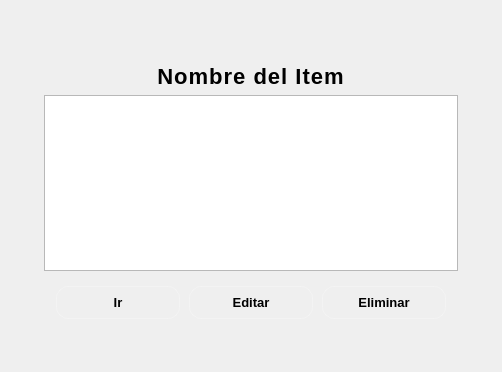
<?xml version="1.0" encoding="UTF-8"?>
<ui version="4.0">
 <class>FuturisticCard</class>
 <widget class="QWidget" name="FuturisticCard">
  <property name="geometry">
   <rect>
    <x>0</x>
    <y>0</y>
    <width>498</width>
    <height>368</height>
   </rect>
  </property>
  <property name="windowTitle">
   <string>FuturisticCard</string>
  </property>
  <property name="styleSheet">
   <string notr="true">/* ---------- BASE ---------- */
#cardFrame{
    border-radius: 24px;
    padding: 24px;
    font-family: &quot;Orbitron&quot;, sans-serif;
    background-color: qlineargradient(x1:0, y1:0, x2:1, y2:1,
        stop:0 rgba(10,15,30,220),
        stop:1 rgba(25,30,60,220));
    border: 2px solid qlineargradient(x1:0, y1:0, x2:1, y2:0,
        stop:0 #00f5d4,
        stop:1 #ff00ff);
}
#iconLabel{
    max-width: 80px;
    max-height: 80px;
    border-radius: 5px;
    border: 2px solid qlineargradient(x1:0, y1:0, x2:1, y2:0,
        stop:0 #00f5d4,
        stop:1 #ff00ff);
}
#nameLabel{
    font-size: 22px;
    font-weight: bold;
    letter-spacing: 1px;
}
#descLabel{
    font-size: 14px;
    letter-spacing: 0.5px;
}
QPushButton{
    border-radius: 12px;
    padding: 8px 16px;
    font-weight: bold;
    font-size: 13px;
    border: 1px solid rgba(255,255,255,60);
    min-width: 90px;
    max-width: 90px;
}

/* ==========================================================
   TEMA NEON
   ========================================================== */
#cardFrame[value=&quot;neon&quot;] #nameLabel{ color: #00f5d4; }
#cardFrame[value=&quot;neon&quot;] #descLabel{ color: #b0b0ff; }
#cardFrame[value=&quot;neon&quot;] QPushButton{
    background: #00f5d4;
    color: #0a0f1e;
}
#cardFrame[value=&quot;neon&quot;] QPushButton:hover{ background: #ffffff; }
#cardFrame[value=&quot;neon&quot;] QPushButton:pressed{ background: #00c7ae; }
#cardFrame[value=&quot;neon&quot;] #descText{
    color: #b0b0ff;
    background: rgba(255,255,255,12);
    border: 1px solid rgba(0,245,212,80);
    border-radius: 10px;
    padding: 8px;
    font-family: &quot;Orbitron&quot;;
    font-size: 13px;
}

/* ==========================================================
   TEMA SUNSET
   ========================================================== */
#cardFrame[value=&quot;sunset&quot;] #nameLabel{ color: #ffcc00; }
#cardFrame[value=&quot;sunset&quot;] #descLabel{ color: #ffb3d9; }
#cardFrame[value=&quot;sunset&quot;] QPushButton{
    background: #ffcc00;
    color: #2e0b18;
}
#cardFrame[value=&quot;sunset&quot;] QPushButton:hover{ background: #ffe066; }
#cardFrame[value=&quot;sunset&quot;] QPushButton:pressed{ background: #cc9900; }
#cardFrame[value=&quot;sunset&quot;] #descText{
    color: #ffb3d9;
    background: rgba(255,255,255,12);
    border: 1px solid rgba(255,204,0,80);
    border-radius: 10px;
    padding: 8px;
    font-family: &quot;Orbitron&quot;;
    font-size: 13px;
}

/* ==========================================================
   TEMA AURORA
   ========================================================== */
#cardFrame[value=&quot;aurora&quot;] #nameLabel{ color: #00ffaa; }
#cardFrame[value=&quot;aurora&quot;] #descLabel{ color: #a0ffd0; }
#cardFrame[value=&quot;aurora&quot;] QPushButton{
    background: #00ffaa;
    color: #002220;
}
#cardFrame[value=&quot;aurora&quot;] QPushButton:hover{ background: #80ffdd; }
#cardFrame[value=&quot;aurora&quot;] QPushButton:pressed{ background: #00cc88; }
#cardFrame[value=&quot;aurora&quot;] #descText{
    color: #a0ffd0;
    background: rgba(255,255,255,12);
    border: 1px solid rgba(0,255,170,80);
    border-radius: 10px;
    padding: 8px;
    font-family: &quot;Orbitron&quot;;
    font-size: 13px;
}

/* ==========================================================
   TEMA LAVA
   ========================================================== */
#cardFrame[value=&quot;lava&quot;] #nameLabel{ color: #ffaa00; }
#cardFrame[value=&quot;lava&quot;] #descLabel{ color: #ffccaa; }
#cardFrame[value=&quot;lava&quot;] QPushButton{
    background: #ffaa00;
    color: #1a0500;
}
#cardFrame[value=&quot;lava&quot;] QPushButton:hover{ background: #ffcc66; }
#cardFrame[value=&quot;lava&quot;] QPushButton:pressed{ background: #cc7700; }
#cardFrame[value=&quot;lava&quot;] #descText{
    color: #ffccaa;
    background: rgba(255,255,255,12);
    border: 1px solid rgba(255,170,0,80);
    border-radius: 10px;
    padding: 8px;
    font-family: &quot;Orbitron&quot;;
    font-size: 13px;
}</string>
  </property>
  <layout class="QVBoxLayout" name="verticalLayout">
   <item>
    <widget class="QFrame" name="cardFrame">
     <property name="minimumSize">
      <size>
       <width>480</width>
       <height>350</height>
      </size>
     </property>
     <property name="maximumSize">
      <size>
       <width>480</width>
       <height>350</height>
      </size>
     </property>
     <property name="styleSheet">
      <string notr="true"/>
     </property>
     <property name="property" stdset="0">
      <string>value</string>
     </property>
     <property name="value" stdset="0">
      <string>neon</string>
     </property>
     <layout class="QVBoxLayout" name="cardLayout">
      <item alignment="Qt::AlignmentFlag::AlignHCenter">
       <widget class="QLabel" name="iconLabel">
        <property name="pixmap">
         <pixmap resource="../assets/resources_qrc/resources.qrc">:/iconos/iconos/carpeta.svg</pixmap>
        </property>
        <property name="scaledContents">
         <bool>true</bool>
        </property>
        <property name="alignment">
         <set>Qt::AlignmentFlag::AlignCenter</set>
        </property>
       </widget>
      </item>
      <item alignment="Qt::AlignmentFlag::AlignHCenter">
       <widget class="QLabel" name="nameLabel">
        <property name="text">
         <string>Nombre del Item</string>
        </property>
        <property name="alignment">
         <set>Qt::AlignmentFlag::AlignCenter</set>
        </property>
        <property name="wordWrap">
         <bool>true</bool>
        </property>
       </widget>
      </item>
      <item>
       <widget class="QPlainTextEdit" name="descText">
        <property name="readOnly">
         <bool>true</bool>
        </property>
        <property name="plainText">
         <string/>
        </property>
        <property name="placeholderText">
         <string>Aquí estará la descripción de la tarjeta</string>
        </property>
       </widget>
      </item>
      <item>
       <widget class="QWidget" name="buttonWidget" native="true">
        <layout class="QHBoxLayout" name="buttonLayout">
         <item>
          <widget class="QPushButton" name="goButton">
           <property name="text">
            <string>Ir</string>
           </property>
          </widget>
         </item>
         <item>
          <widget class="QPushButton" name="editButton">
           <property name="text">
            <string>Editar</string>
           </property>
          </widget>
         </item>
         <item>
          <widget class="QPushButton" name="deleteButton">
           <property name="text">
            <string>Eliminar</string>
           </property>
          </widget>
         </item>
        </layout>
       </widget>
      </item>
     </layout>
    </widget>
   </item>
  </layout>
 </widget>
 <resources>
  <include location="../assets/resources_qrc/resources.qrc"/>
 </resources>
 <connections/>
</ui>
